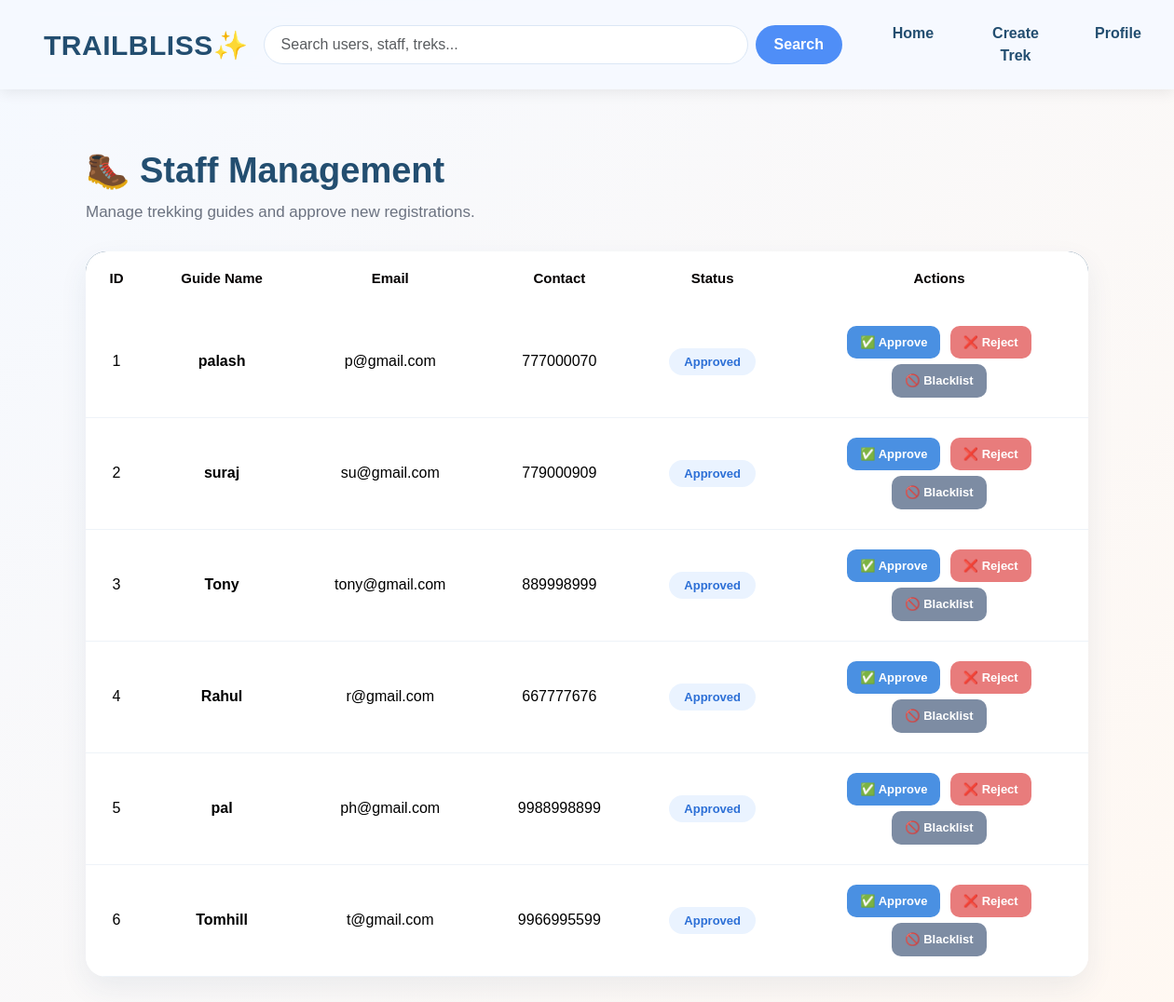
The app's page /admin_staff_list (signed in) with its own data.
### models.py (models this page shows)
class Staff(db.Model):
    __tablename__ = 'staff'
    id = db.Column(db.Integer,primary_key=True)
    name=db.Column(db.String(20),nullable= False)
    email = db.Column(db.String(64),unique=True,nullable=False)
    passhash = db.Column(db.String(200),nullable=False)
    contact = db.Column(db.String(20),nullable = False)
    approval_status = db.Column(db.String(20),default="Pending")
    treks = db.relationship('Trek',backref='staff',lazy=True)

### routes.py (the view)
@main_bp.route('/admin_staff_list')
@admin_required
def admin_staff_list():
    if 'admin_id' not in session:
        return redirect(url_for('main.admin_login'))
    staffs = Staff.query.all()
    return render_template('admin/admin_staff_list.html',staffs=staffs)

### routes.py (called while the page is built)
def admin_required(f):
    @wraps(f)
    def decorated_function(*args, **kwargs):
        if 'admin_id' not in session:
            flash("Please login as Admin.", "warning")
            return redirect(url_for('main.admin_login'))
        return f(*args, **kwargs)
    return decorated_function

### templates/admin/admin_staff_list.html (shortened to what this page needs)
{% extends 'layout.html' %}
{% block content %}
<div class="staff-page">
    <div class="page-header">
        <div>
            <h1>🥾 Staff Management</h1>
            <p>Manage trekking guides and approve new registrations.</p>
        </div>
    </div>
    <div class="table-card">
        <table class="table align-middle mb-0">
            <thead>
                <tr>
                    <th>ID</th>
                    <th>Guide Name</th>
                    <th>Email</th>
                    <th>Contact</th>
                    <th>Status</th>
                    <th width="320">Actions</th>
                </tr>
            </thead>
            <tbody>
                {% for staff in staffs %}
                <tr>
                    <td>{{ staff.id }}</td>
                    <td>
                        <strong>{{ staff.name }}</strong>
                    </td>
                    <td>{{ staff.email }}</td>
                    <td>{{ staff.contact }}</td>
                    <td>
                        {% if staff.approval_status=="Approved" %}
                            <span class="badge approved">Approved</span>
                        {% elif staff.approval_status=="Pending" %}
                            <span class="badge pending">Pending</span>
                        {% elif staff.approval_status=="Rejected" %}
                            <span class="badge rejected">Rejected</span>
                        {% else %}
                            <span class="badge blacklisted">Blacklisted</span>
                        {% endif %}
                    </td>
                    <td>
                        <a href="{{url_for('main.approve_staff',id=staff.id)}}" class="btn-action btn-approve">
                            ✅ Approve
                        </a>
                        <a href="{{url_for('main.reject_staff',id=staff.id)}}" class="btn-action btn-reject">
                            ❌ Reject
                        </a>
                        <a href="{{url_for('main.blacklist_staff',id=staff.id)}}" class="btn-action btn-blacklist">
                            🚫 Blacklist
                        </a>
                    </td>
                </tr>
                {% endfor %}
            </tbody>
        </table>
    </div>
</div>
{% endblock %}

### templates/layout.html (style rules this page uses)
body { margin: 0; padding: 0; width: auto; }

### templates/admin/admin_staff_list.html (style rules this page uses)
body { background:linear-gradient(135deg,#F5F9FF,#FFF8F2); min-height:100vh; font-family:Arial,Helvetica,sans-serif; }
.staff-page { max-width:1300px; margin:45px auto; padding:20px; }
.page-header { margin-bottom:30px; }
.page-header h1 { color:#234E70; font-size:38px; font-weight:700; margin-bottom:8px; }
.page-header p { color:#6B7280; font-size:17px; }
.table-card { background:#fff; border-radius:22px; overflow:hidden; box-shadow:0 12px 30px rgba(35,78,112,.08); }
.table { margin:0; }
.table thead { background:#234E70; }
.table th { color:rgb(4, 0, 0); text-align:center; padding:18px; font-size:15px; border:none; }
.table td { text-align:center; padding:18px; vertical-align:middle; border-color:#EEF3F8; }
.table tbody tr { transition:.25s; }
.badge { padding:8px 16px; border-radius:30px; font-size:13px; font-weight:600; }
.approved { background:#EAF3FF; color:#2C6FD6; }
.btn-action { display:inline-block; text-decoration:none; color:white; padding:8px 14px; border-radius:10px; font-size:13px; font-weight:600; margin:3px; transition:.25s; }
.btn-approve { background:#4A90E2; }
.btn-reject { background:#E87C7C; }
.btn-blacklist { background:#7D8CA3; }

### records on screen
Staff: id "1", name "palash", email "p@gmail.com", contact "777000070", approval_status "Approved"
Staff: id "2", name "suraj", email "su@gmail.com", contact "779000909", approval_status "Approved"
Staff: id "3", name "Tony", email "tony@gmail.com", contact "889998999", approval_status "Approved"
Staff: id "4", name "Rahul", email "r@gmail.com", contact "667777676", approval_status "Approved"
Staff: id "5", name "pal", email "ph@gmail.com", contact "9988998899", approval_status "Approved"
Staff: id "6", name "Tomhill", email "t@gmail.com", contact "9966995599", approval_status "Approved"
